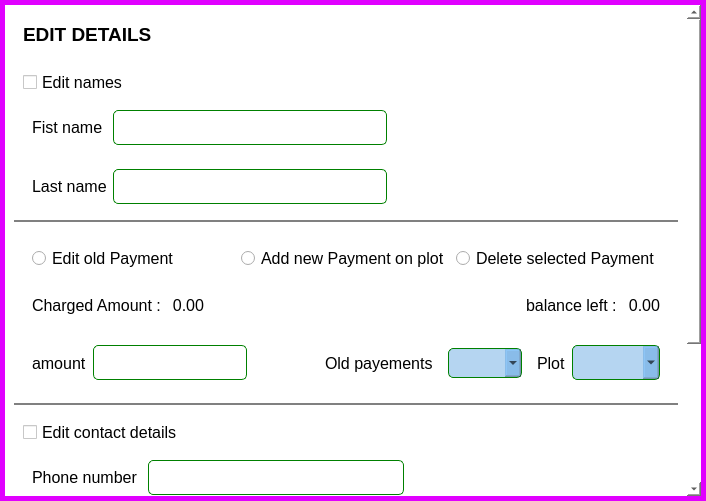
<?xml version="1.0" encoding="UTF-8"?>
<ui version="4.0">
 <class>Dialog</class>
 <widget class="QDialog" name="Dialog">
  <property name="windowModality">
   <enum>Qt::ApplicationModal</enum>
  </property>
  <property name="enabled">
   <bool>true</bool>
  </property>
  <property name="geometry">
   <rect>
    <x>0</x>
    <y>0</y>
    <width>706</width>
    <height>501</height>
   </rect>
  </property>
  <property name="contextMenuPolicy">
   <enum>Qt::NoContextMenu</enum>
  </property>
  <property name="windowTitle">
   <string>EditPane</string>
  </property>
  <layout class="QHBoxLayout" name="horizontalLayout">
   <property name="spacing">
    <number>0</number>
   </property>
   <property name="leftMargin">
    <number>0</number>
   </property>
   <property name="topMargin">
    <number>0</number>
   </property>
   <property name="rightMargin">
    <number>0</number>
   </property>
   <property name="bottomMargin">
    <number>0</number>
   </property>
   <item>
    <widget class="QWidget" name="widget_2" native="true">
     <property name="minimumSize">
      <size>
       <width>0</width>
       <height>0</height>
      </size>
     </property>
     <property name="styleSheet">
      <string notr="true">background-color: rgb(255, 255, 255);</string>
     </property>
     <layout class="QHBoxLayout" name="horizontalLayout_3">
      <property name="spacing">
       <number>0</number>
      </property>
      <property name="leftMargin">
       <number>0</number>
      </property>
      <property name="topMargin">
       <number>0</number>
      </property>
      <property name="rightMargin">
       <number>0</number>
      </property>
      <property name="bottomMargin">
       <number>0</number>
      </property>
      <item>
       <widget class="QWidget" name="widget_3" native="true">
        <layout class="QVBoxLayout" name="verticalLayout_2">
         <property name="spacing">
          <number>0</number>
         </property>
         <property name="leftMargin">
          <number>0</number>
         </property>
         <property name="topMargin">
          <number>0</number>
         </property>
         <property name="rightMargin">
          <number>0</number>
         </property>
         <property name="bottomMargin">
          <number>0</number>
         </property>
         <item>
          <widget class="QScrollArea" name="scrollArea">
           <property name="minimumSize">
            <size>
             <width>0</width>
             <height>0</height>
            </size>
           </property>
           <property name="styleSheet">
            <string notr="true">QScrollArea{
	border: 5px solid #e000ff;
	background:#f000ff;
}</string>
           </property>
           <property name="widgetResizable">
            <bool>true</bool>
           </property>
           <widget class="QWidget" name="scrollAreaWidgetContents">
            <property name="geometry">
             <rect>
              <x>0</x>
              <y>-203</y>
              <width>679</width>
              <height>694</height>
             </rect>
            </property>
            <layout class="QVBoxLayout" name="verticalLayout">
             <item>
              <widget class="QWidget" name="widget_7" native="true">
               <layout class="QHBoxLayout" name="horizontalLayout_4">
                <item>
                 <widget class="QLabel" name="label_2">
                  <property name="text">
                   <string>&lt;html&gt;&lt;head/&gt;&lt;body&gt;&lt;p&gt;&lt;span style=&quot; font-size:14pt; font-weight:600;&quot;&gt;EDIT DETAILS&lt;/span&gt;&lt;/p&gt;&lt;/body&gt;&lt;/html&gt;</string>
                  </property>
                 </widget>
                </item>
               </layout>
              </widget>
             </item>
             <item>
              <widget class="QWidget" name="widget_8" native="true">
               <property name="styleSheet">
                <string notr="true">QLineEdit{
border: 1 solid green;
padding:6px;
border-radius:5px;}

QLineEdit:hover{
	border:1px solid black;
}
QWidget#widget_8{
	border-bottom:2px solid grey;
}</string>
               </property>
               <layout class="QVBoxLayout" name="verticalLayout_5">
                <item>
                 <widget class="QCheckBox" name="editnames">
                  <property name="font">
                   <font>
                    <pointsize>12</pointsize>
                   </font>
                  </property>
                  <property name="text">
                   <string>Edit names</string>
                  </property>
                 </widget>
                </item>
                <item>
                 <widget class="QWidget" name="widget_11" native="true">
                  <layout class="QHBoxLayout" name="horizontalLayout_5">
                   <item>
                    <widget class="QLabel" name="label">
                     <property name="font">
                      <font>
                       <pointsize>12</pointsize>
                      </font>
                     </property>
                     <property name="text">
                      <string>Fist name </string>
                     </property>
                    </widget>
                   </item>
                   <item>
                    <widget class="QLineEdit" name="firstname">
                     <property name="font">
                      <font>
                       <pointsize>12</pointsize>
                      </font>
                     </property>
                    </widget>
                   </item>
                   <item>
                    <spacer name="horizontalSpacer">
                     <property name="orientation">
                      <enum>Qt::Horizontal</enum>
                     </property>
                     <property name="sizeHint" stdset="0">
                      <size>
                       <width>40</width>
                       <height>20</height>
                      </size>
                     </property>
                    </spacer>
                   </item>
                  </layout>
                 </widget>
                </item>
                <item>
                 <widget class="QWidget" name="widget_12" native="true">
                  <layout class="QHBoxLayout" name="horizontalLayout_6">
                   <item>
                    <widget class="QLabel" name="label_7">
                     <property name="font">
                      <font>
                       <pointsize>12</pointsize>
                      </font>
                     </property>
                     <property name="text">
                      <string>Last name</string>
                     </property>
                    </widget>
                   </item>
                   <item>
                    <widget class="QLineEdit" name="lastname">
                     <property name="font">
                      <font>
                       <pointsize>12</pointsize>
                      </font>
                     </property>
                    </widget>
                   </item>
                   <item>
                    <spacer name="horizontalSpacer_2">
                     <property name="orientation">
                      <enum>Qt::Horizontal</enum>
                     </property>
                     <property name="sizeHint" stdset="0">
                      <size>
                       <width>40</width>
                       <height>20</height>
                      </size>
                     </property>
                    </spacer>
                   </item>
                  </layout>
                 </widget>
                </item>
               </layout>
              </widget>
             </item>
             <item>
              <widget class="QWidget" name="widget_9" native="true">
               <property name="minimumSize">
                <size>
                 <width>0</width>
                 <height>0</height>
                </size>
               </property>
               <property name="styleSheet">
                <string notr="true">QLineEdit{
border: 1 solid green;
padding:6px;
border-radius:5px;}

QLineEdit:hover{
	border:1px solid black;
}

QComboBox{
border: 1 solid green;
padding:6px;
border-radius:5px;
}
QWidget#widget_9{
	border-bottom:2px solid grey;
}

QComboBox:hover{
	border:1px solid black;
}</string>
               </property>
               <layout class="QVBoxLayout" name="verticalLayout_7">
                <item>
                 <widget class="QWidget" name="widget_5" native="true">
                  <layout class="QHBoxLayout" name="horizontalLayout_12">
                   <item>
                    <widget class="QRadioButton" name="oldRadioButton">
                     <property name="font">
                      <font>
                       <pointsize>12</pointsize>
                      </font>
                     </property>
                     <property name="text">
                      <string>Edit old Payment</string>
                     </property>
                    </widget>
                   </item>
                   <item>
                    <widget class="QRadioButton" name="newRadioButton">
                     <property name="font">
                      <font>
                       <pointsize>12</pointsize>
                      </font>
                     </property>
                     <property name="text">
                      <string>Add new Payment on plot</string>
                     </property>
                    </widget>
                   </item>
                   <item>
                    <widget class="QRadioButton" name="delete_pay">
                     <property name="font">
                      <font>
                       <pointsize>12</pointsize>
                      </font>
                     </property>
                     <property name="text">
                      <string>Delete selected Payment</string>
                     </property>
                    </widget>
                   </item>
                  </layout>
                 </widget>
                </item>
                <item>
                 <widget class="QWidget" name="widget_13" native="true">
                  <layout class="QHBoxLayout" name="horizontalLayout_7">
                   <item>
                    <widget class="QLabel" name="label_6">
                     <property name="font">
                      <font>
                       <pointsize>12</pointsize>
                      </font>
                     </property>
                     <property name="text">
                      <string>Charged Amount : </string>
                     </property>
                    </widget>
                   </item>
                   <item>
                    <widget class="QLabel" name="charge">
                     <property name="font">
                      <font>
                       <pointsize>12</pointsize>
                      </font>
                     </property>
                     <property name="text">
                      <string>0.00</string>
                     </property>
                     <property name="alignment">
                      <set>Qt::AlignRight|Qt::AlignTrailing|Qt::AlignVCenter</set>
                     </property>
                    </widget>
                   </item>
                   <item>
                    <spacer name="horizontalSpacer_4">
                     <property name="orientation">
                      <enum>Qt::Horizontal</enum>
                     </property>
                     <property name="sizeHint" stdset="0">
                      <size>
                       <width>40</width>
                       <height>20</height>
                      </size>
                     </property>
                    </spacer>
                   </item>
                   <item>
                    <widget class="QLabel" name="label_11">
                     <property name="font">
                      <font>
                       <pointsize>12</pointsize>
                      </font>
                     </property>
                     <property name="text">
                      <string>balance left : </string>
                     </property>
                    </widget>
                   </item>
                   <item>
                    <widget class="QLabel" name="bal">
                     <property name="font">
                      <font>
                       <pointsize>12</pointsize>
                      </font>
                     </property>
                     <property name="text">
                      <string>0.00</string>
                     </property>
                     <property name="alignment">
                      <set>Qt::AlignRight|Qt::AlignTrailing|Qt::AlignVCenter</set>
                     </property>
                    </widget>
                   </item>
                  </layout>
                 </widget>
                </item>
                <item>
                 <widget class="QWidget" name="widget_14" native="true">
                  <layout class="QHBoxLayout" name="horizontalLayout_8">
                   <item>
                    <widget class="QLabel" name="label_4">
                     <property name="font">
                      <font>
                       <pointsize>12</pointsize>
                      </font>
                     </property>
                     <property name="text">
                      <string>amount</string>
                     </property>
                    </widget>
                   </item>
                   <item>
                    <widget class="QLineEdit" name="balance">
                     <property name="font">
                      <font>
                       <pointsize>12</pointsize>
                      </font>
                     </property>
                    </widget>
                   </item>
                   <item>
                    <spacer name="horizontalSpacer_5">
                     <property name="orientation">
                      <enum>Qt::Horizontal</enum>
                     </property>
                     <property name="sizeHint" stdset="0">
                      <size>
                       <width>40</width>
                       <height>20</height>
                      </size>
                     </property>
                    </spacer>
                   </item>
                   <item>
                    <widget class="QLabel" name="label_5">
                     <property name="font">
                      <font>
                       <pointsize>12</pointsize>
                      </font>
                     </property>
                     <property name="text">
                      <string>Old payements</string>
                     </property>
                    </widget>
                   </item>
                   <item>
                    <widget class="QWidget" name="widget_6" native="true">
                     <layout class="QVBoxLayout" name="verticalLayout_3">
                      <item>
                       <widget class="QComboBox" name="payments">
                        <property name="styleSheet">
                         <string notr="true">background: rgba(70,150,220,0.4);</string>
                        </property>
                       </widget>
                      </item>
                     </layout>
                    </widget>
                   </item>
                   <item>
                    <widget class="QLabel" name="label_3">
                     <property name="font">
                      <font>
                       <pointsize>12</pointsize>
                      </font>
                     </property>
                     <property name="text">
                      <string>Plot</string>
                     </property>
                    </widget>
                   </item>
                   <item>
                    <widget class="QComboBox" name="personalplot">
                     <property name="font">
                      <font>
                       <pointsize>12</pointsize>
                      </font>
                     </property>
                     <property name="styleSheet">
                      <string notr="true">background: rgba(70,150,220,0.4);</string>
                     </property>
                    </widget>
                   </item>
                  </layout>
                 </widget>
                </item>
               </layout>
              </widget>
             </item>
             <item>
              <widget class="QWidget" name="widget_4" native="true">
               <property name="styleSheet">
                <string notr="true">QLineEdit{
border: 1 solid green;
padding:6px;
border-radius:5px;}

QLineEdit:hover{
	border:1px solid black;
}

QTextEdit{
border: 1 solid green;
padding:6px;
border-radius:5px;
}
QWidget#widget_4{
	border-bottom:2px solid grey;
}

QTextEdit:hover{
	border:1px solid black;
}</string>
               </property>
               <layout class="QVBoxLayout" name="verticalLayout_6">
                <item>
                 <widget class="QCheckBox" name="editcontacts">
                  <property name="font">
                   <font>
                    <pointsize>12</pointsize>
                   </font>
                  </property>
                  <property name="text">
                   <string>Edit contact details</string>
                  </property>
                 </widget>
                </item>
                <item>
                 <widget class="QWidget" name="widget_15" native="true">
                  <layout class="QHBoxLayout" name="horizontalLayout_9">
                   <item>
                    <widget class="QLabel" name="label_8">
                     <property name="font">
                      <font>
                       <pointsize>12</pointsize>
                      </font>
                     </property>
                     <property name="text">
                      <string>Phone number </string>
                     </property>
                    </widget>
                   </item>
                   <item>
                    <widget class="QLineEdit" name="phone">
                     <property name="font">
                      <font>
                       <pointsize>12</pointsize>
                      </font>
                     </property>
                    </widget>
                   </item>
                   <item>
                    <spacer name="horizontalSpacer_6">
                     <property name="orientation">
                      <enum>Qt::Horizontal</enum>
                     </property>
                     <property name="sizeHint" stdset="0">
                      <size>
                       <width>40</width>
                       <height>20</height>
                      </size>
                     </property>
                    </spacer>
                   </item>
                  </layout>
                 </widget>
                </item>
                <item>
                 <widget class="QWidget" name="widget_16" native="true">
                  <layout class="QHBoxLayout" name="horizontalLayout_10">
                   <item>
                    <widget class="QLabel" name="label_9">
                     <property name="font">
                      <font>
                       <pointsize>12</pointsize>
                      </font>
                     </property>
                     <property name="text">
                      <string>Address          </string>
                     </property>
                    </widget>
                   </item>
                   <item>
                    <widget class="QTextEdit" name="address">
                     <property name="font">
                      <font>
                       <pointsize>12</pointsize>
                      </font>
                     </property>
                     <property name="styleSheet">
                      <string notr="true"/>
                     </property>
                    </widget>
                   </item>
                  </layout>
                 </widget>
                </item>
               </layout>
              </widget>
             </item>
             <item>
              <widget class="QWidget" name="widget_10" native="true">
               <property name="minimumSize">
                <size>
                 <width>0</width>
                 <height>70</height>
                </size>
               </property>
               <layout class="QHBoxLayout" name="horizontalLayout_11">
                <item>
                 <spacer name="horizontalSpacer_3">
                  <property name="orientation">
                   <enum>Qt::Horizontal</enum>
                  </property>
                  <property name="sizeHint" stdset="0">
                   <size>
                    <width>40</width>
                    <height>20</height>
                   </size>
                  </property>
                 </spacer>
                </item>
                <item>
                 <widget class="QPushButton" name="submit">
                  <property name="font">
                   <font>
                    <family>MS Shell Dlg 2</family>
                    <pointsize>14</pointsize>
                    <weight>50</weight>
                    <italic>false</italic>
                    <bold>false</bold>
                   </font>
                  </property>
                  <property name="styleSheet">
                   <string notr="true">margin: 0px;
border: 3px solid grey;
padding:10px;
padding-right:20px;
padding-left:20px;
border-radius:5px;
</string>
                  </property>
                  <property name="text">
                   <string>Submit</string>
                  </property>
                 </widget>
                </item>
                <item>
                 <widget class="QPushButton" name="editclose">
                  <property name="font">
                   <font>
                    <family>MS Shell Dlg 2</family>
                    <pointsize>14</pointsize>
                    <weight>50</weight>
                    <italic>false</italic>
                    <bold>false</bold>
                   </font>
                  </property>
                  <property name="styleSheet">
                   <string notr="true">margin: 0px;
border: 3px solid grey;
padding:10px;
padding-right:20px;
padding-left:20px;
border-radius:5px;
</string>
                  </property>
                  <property name="text">
                   <string>Close</string>
                  </property>
                 </widget>
                </item>
               </layout>
              </widget>
             </item>
            </layout>
           </widget>
          </widget>
         </item>
        </layout>
       </widget>
      </item>
     </layout>
    </widget>
   </item>
  </layout>
 </widget>
 <resources/>
 <connections/>
</ui>
